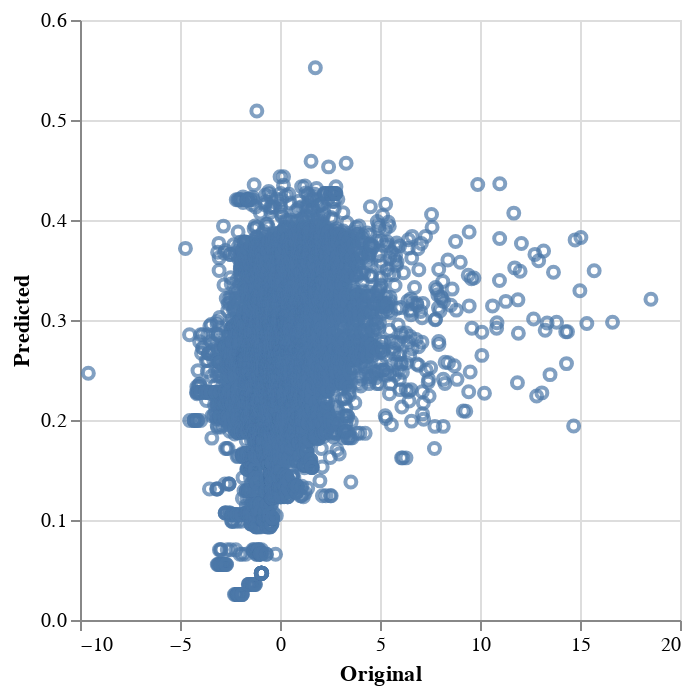

The code cell stored with this chart in its notebook:
### Code cell
// Display Scatter plot of original vs predicted scores
import vl from "npm:vega-lite-api";

const plot = vl
  .markPoint()
  .data(scores)
  .encode(
    vl.x().fieldQ("Original"),
    vl.y().fieldQ("Predicted"),
  );

await Deno.jupyter.display(plot);

### Figure 1 — Vega-Lite specification as saved in the notebook (floating-point values rounded to 4 significant figures; data arrays with more than 128 entries replaced by an {"elided": "..."} marker saying what was removed)
{"$schema": "https://vega.github.io/schema/vega-lite/v5.json", "data": {"values": {"elided": "8829 records"}}, "encoding": {"x": {"field": "Original", "type": "quantitative"}, "y": {"field": "Predicted", "type": "quantitative"}}, "mark": {"type": "point"}}
